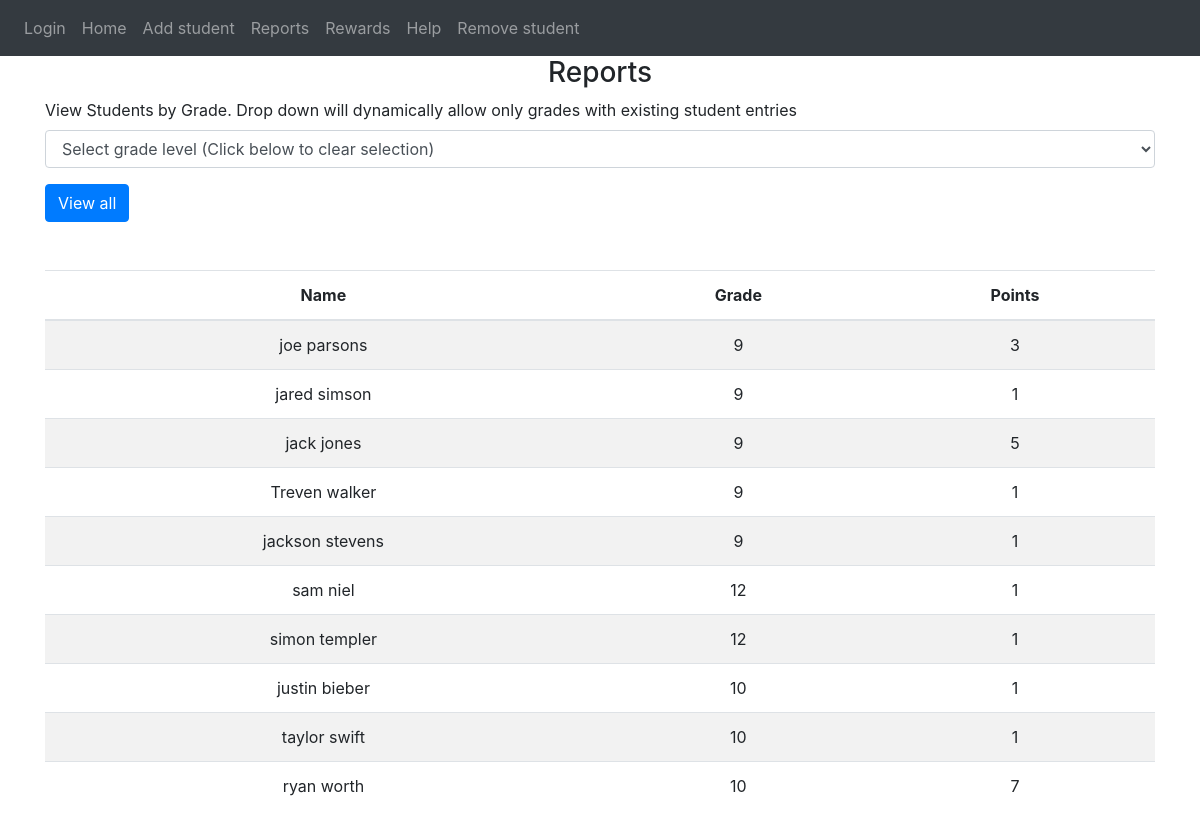
The page /reports on the database as committed earlier.
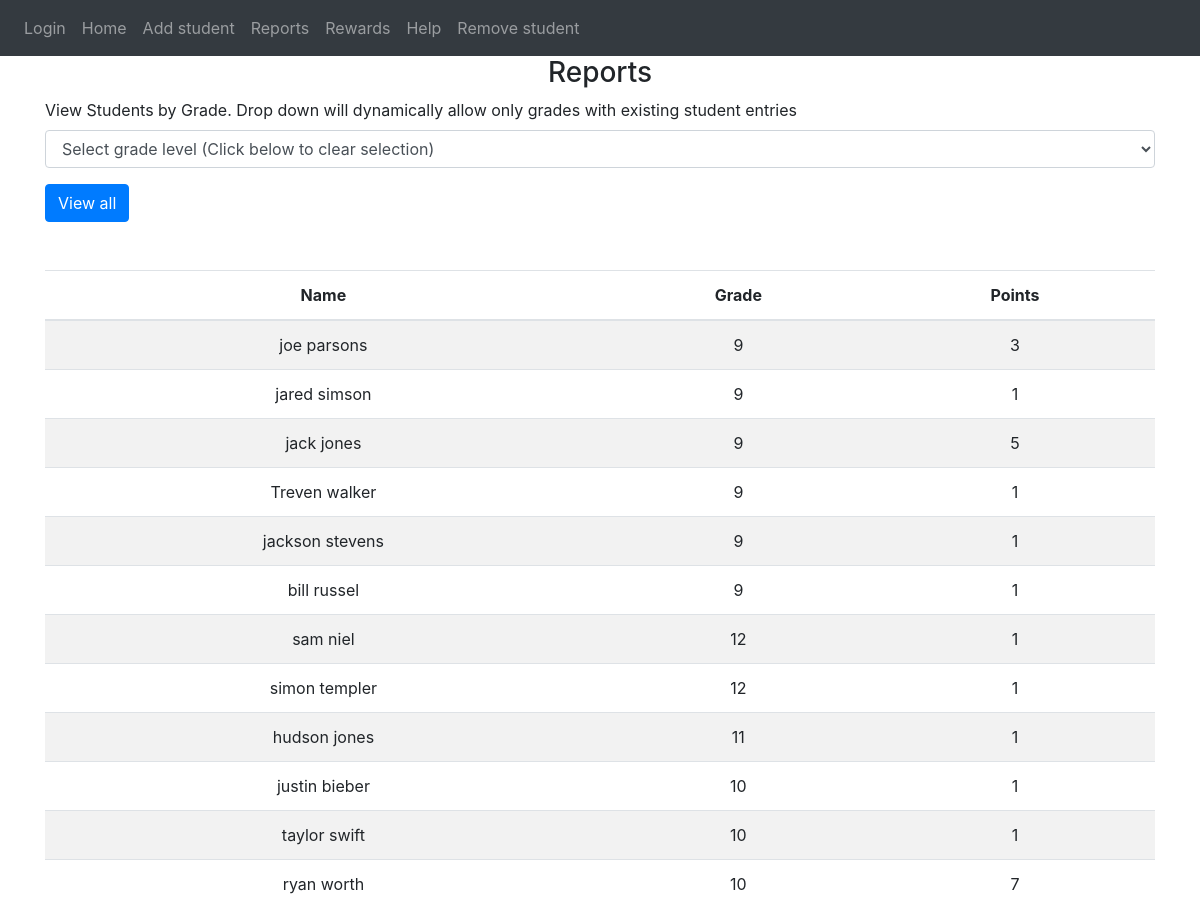
The same page on the database as committed later.
### website/models.py (models this page shows)
class User(db.Model, UserMixin):
    id = db.Column(db.Integer, primary_key=True )
    student_name = db.Column(db.String(150))
    event_name = db.Column(db.String(150))
    grade_level = db.Column(db.String(150))

### website/auth.py (the view)
@auth.route('/reports', methods=['GET','POST'])
def reports():
    if request.method == 'POST':
        grade_level = request.form.get('grades_field')
        if grade_level is None or grade_level == "":
            flash('No grade selected', category='success')
        else:
            flash('Grade level selected is ' + grade_level, category='success')
    else:
        grade_level = None
    uniqueStudentList = User.query.with_entities(User.student_name, User.grade_level).distinct()
    studentPointsList=[]
    grade_set = {}
    for eachUStd in uniqueStudentList:
        if eachUStd.grade_level not in grade_set.keys():
            grade_set[eachUStd.grade_level] = eachUStd.grade_level
        if grade_level is None or not grade_level or eachUStd.grade_level == grade_level:
            pointsPerStudent = User.query.filter_by(student_name=eachUStd.student_name).count()
            eachStudentPoint = []
            eachStudentPoint.append(eachUStd.student_name)
            eachStudentPoint.append(eachUStd.grade_level)
            eachStudentPoint.append(pointsPerStudent)
            studentPointsList.append(eachStudentPoint)
    studentPointsList.sort(key=lambda eachStudentPoint: eachStudentPoint[1], reverse=True)
    return render_template("reports.html", studentView=studentPointsList, gradesInput=grade_set)

### website/templates/reports.html (shortened to what this page needs)
{% extends "base.html" %} {% block title %}Changed{% endblock %}
{% block content %}
<form method="post">
  <h3 align="center">Reports</h3>
  <div class="form-group">
    <label align="center">View Students by Grade. Drop down will dynamically allow only grades with existing student entries</label>
    <select name="grades_field" class="form-control" method="GET" action="/" onchange="this.form.submit()">
      <option value="{{gradesInput[0]}}" selected> Select grade level (Click below to clear selection) </option>
    </select>
</div>
<button type="submit" class="btn btn-primary">View all</button>
</form>
<br />
<br />
 <table id="data" class="table table-striped">
  <thead>
    <tr align="center">
      <th>Name</th>
      <th>Grade</th>
      <th>Points</th>
    </tr>
  </thead>
  <tbody>
    {% for student in studentView %}
      <tr align="center">
        <td>{{ student[0]}}</td>
        <td>{{ student[1]}}</td>
        <td>{{ student[2]}}</td>
      </tr>
    {% endfor %}
  </tbody>
</table>
{% endblock %}

### website/templates/base.html (shortened to what this page needs)
<!DOCTYPE html>
<html>
  <head>
    <link
      rel="stylesheet"
      href="https://stackpath.bootstrapcdn.com/bootstrap/4.4.1/css/bootstrap.min.css"
    />
    <link
      rel="stylesheet"
      href="https://stackpath.bootstrapcdn.com/font-awesome/4.7.0/css/font-awesome.min.css"
    />
  </head>
  <body>
    <nav class="navbar navbar-expand-lg navbar-dark bg-dark">
      <div class="collapse navbar-collapse" id="navbar">
        <div class="navbar-nav">
            <a class="nav-item nav-link" id="login" href="/login">Login</a>
            <a class="nav-item nav-link" id="home" href="/">Home</a>
            <a class="nav-item nav-link" id="addstudent" href="/addstudent">Add student</a>
            <a class="nav-item nav-link" id="reports" href="/reports">Reports</a>
            <a class="nav-item nav-link" id="rewards" href="/rewards">Rewards</a>
            <a class="nav-item nav-link" id="help" href="/help">Help</a>
            <a class="nav-item nav-link" id="remove" href="/remove">Remove student</a>
        </div>
      </div>
    </nav>
    <div class="container">
        {% block content %}
        {% endblock %}
    </div>
  </body>
</html>

Rows that differ between the two databases and show on the page:
added User: student_name "bill russel", grade_level "9", student "1"
added User: student_name "hudson jones", grade_level "11", student "1"
